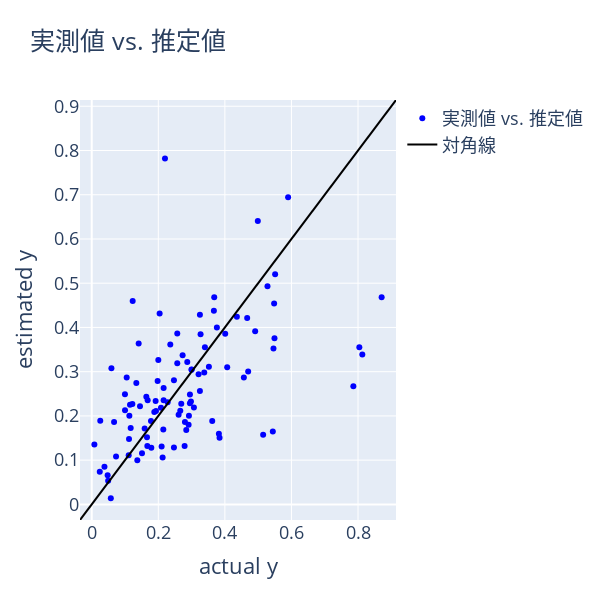

The cell this chart's notebook holds for it:
### Markdown cell above
### 精度確認

### Code cell
import plotly.graph_objects as go

# 実測値と推定値
actual_y = y_measured_ys_test.iloc[:, 0]
estimated_y = y_measured_ys_test.iloc[:, 1]

# 実測値と推定値の最大値・最小値を取得
y_max = max(actual_y.max(), estimated_y.max())
y_min = min(actual_y.min(), estimated_y.min())

# プロット範囲を調整（-5%～+5%）
margin = 0.05 * (y_max - y_min)
plot_min = y_min - margin
plot_max = y_max + margin

# Figureの作成
fig = go.Figure()

# 実測値 vs. 推定値の散布図
fig.add_trace(go.Scatter(
    x=actual_y,
    y=estimated_y,
    mode='markers',
    marker=dict(color='blue'),
    name='実測値 vs. 推定値'
))

# 対角線の追加
fig.add_trace(go.Scatter(
    x=[plot_min, plot_max],
    y=[plot_min, plot_max],
    mode='lines',
    line=dict(color='black', dash='solid'),
    name='対角線'
))

# レイアウトの設定
fig.update_layout(
    title='実測値 vs. 推定値',
    xaxis=dict(title='actual y', range=[plot_min, plot_max]),
    yaxis=dict(title='estimated y', range=[plot_min, plot_max]),
    width=600,  # 正方形に近い形状
    height=600,
    font=dict(size=18)
)

# 描画
fig.show()

### Figure 1 — Plotly figure (JSON) as saved in the notebook; plotly's stock layout.template omitted (floating-point values rounded to 4 significant figures)
{"data": [{"marker": {"color": "blue"}, "mode": "markers", "name": "実測値 vs. 推定値", "type": "scatter", "x": [0.3, 0.325, 0.382, 0.307, 0.21, 0.145, 0.115, 0.168, 0.188, 0.247, 0.273, 0.298, 0.151, 0.134, 0.257, 0.407, 0.457, 0.362, 0.216, 0.159, 0.34, 0.804, 0.813, 0.384, 0.167, 0.112, 0.117, 0.166, 0.215, 0.269, 0.28, 0.228, 0.198, 0.208, 0.266, 0.236, 0.338, 0.247, 0.137, 0.1, 0.122, 0.192, 0.47, 0.515, 0.284, 0.164, 0.105, 0.0671, 0.113, 0.204, 0.327, 0.321, 0.213, 0.22, 0.291, 0.261, 0.216, 0.295, 0.786, 0.871, 0.544, 0.292, 0.193, 0.352, 0.549, 0.59, 0.436, 0.368, 0.499, 0.401, 0.3, 0.376, 0.491, 0.551, 0.467, 0.367, 0.325, 0.287, 0.2, 0.257, 0.528, 0.548, 0.546, 0.279, 0.141, 0.0998, 0.0591, 0.0256, 0.00787, 0.0382, 0.0573, 0.0493, 0.073, 0.178, 0.0241, 0.0478, 0.111, 0.123, 0.295, 0.179], "y": [0.3048, 0.2564, 0.1596, 0.2192, 0.131, 0.2221, 0.2251, 0.2354, 0.2088, 0.2808, 0.3372, 0.2328, 0.1158, 0.2742, 0.3193, 0.3098, 0.2869, 0.1886, 0.2352, 0.1718, 0.3551, 0.3551, 0.3387, 0.1504, 0.132, 0.1481, 0.1725, 0.1519, 0.1695, 0.2273, 0.1863, 0.2307, 0.2791, 0.2184, 0.2115, 0.3616, 0.2982, 0.1286, 0.09972, 0.2126, 0.227, 0.2338, 0.3006, 0.1576, 0.1679, 0.2431, 0.2866, 0.186, 0.2003, 0.4316, 0.3848, 0.294, 0.106, 0.7822, 0.1802, 0.2026, 0.2631, 0.2286, 0.267, 0.4685, 0.1645, 0.2004, 0.2114, 0.3112, 0.3758, 0.6941, 0.4242, 0.4683, 0.6406, 0.3857, 0.3045, 0.3999, 0.3914, 0.5203, 0.4213, 0.4377, 0.4285, 0.3217, 0.3262, 0.3864, 0.4931, 0.4539, 0.3526, 0.1322, 0.3634, 0.2487, 0.3076, 0.1891, 0.1356, 0.08527, 0.01396, 0.0537, 0.1085, 0.1886, 0.0736, 0.06614, 0.111, 0.4599, 0.2482, 0.1278]}, {"line": {"color": "black", "dash": "solid"}, "mode": "lines", "name": "対角線", "type": "scatter", "x": [-0.03529, 0.9142], "y": [-0.03529, 0.9142]}], "layout": {"font": {"size": 18}, "height": 600, "title": {"text": "実測値 vs. 推定値"}, "width": 600, "xaxis": {"range": [-0.03529, 0.9142], "title": {"text": "actual y"}}, "yaxis": {"range": [-0.03529, 0.9142], "title": {"text": "estimated y"}}}}
